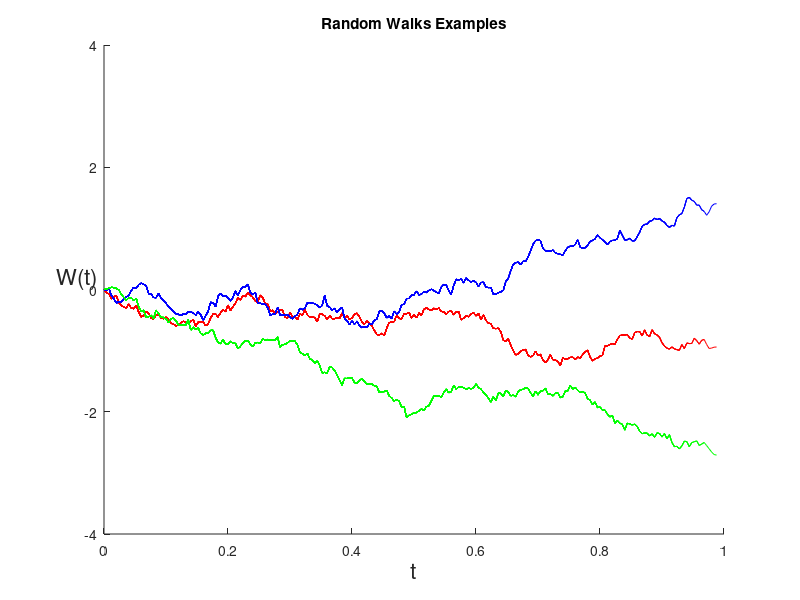

Here is the MATLAB script that generated this plot: (Note: this script raises an error after producing the figure.)
%BPATH Brownian path simulation: 
% Adapted from bpath2.m as given in the paper
%
% Higham., D.,
% An Algorithmic Introduction to Numerical Simulation of Stochastic Differential Equations
% SIAM Review
% Volume 43
% Number 3
% pages 525-546
% 2001
% doi 10.1137/S0036144500378302
% http://dx.doi.org/10.1137/S0036144500378302
%

% Script to generate the path for a Brownian motion and plot it.

%randn('state',100)          % set the state of randn
T=1; N=250; dt=T/N;          % Set up the bounds
skip = 5;                    % Plot every "skip" time steps.
colours = ['r-';'b-';'g-'];   % Define the colours to plot in
timeValues = 0:dt:T;         % Set up the time values

% Set up the plotting window so it looks all nice and proper like.
clf;
axis([0 T -4 4])
xlabel('t','FontSize',16)
ylabel('W(t)','FontSize',16,'Rotation',0)
title('Random Walks Examples')
hold on
clear F;

frameNumber = 1;
for runNumber = 1:size(colours,1),
    
    currentRun = colours(runNumber,:);
    %printf('Printing using colour %s\n',currentRun)
    
    % Generate a sample Brownian motion.
    dW=sqrt(dt)*randn(1,N);     % increments
    W=cumsum(dW);               % cumulative sum

    % Plot it in time.
    for k=2:skip:size(W,2),
        plot(timeValues(1:k+1),[0,W(1:k)],currentRun)   % plot W against t
        drawnow
        F(frameNumber) = getframe(gcf);
        frameNumber = frameNumber + 1;
    end
    
end

%movie(F)

writerObj = VideoWriter('randomWalk.avi','Uncompressed AVI');
%writerObj = VideoWriter('randomWalk.mp4','MPEG-4');
open(writerObj);
writeVideo(writerObj,F)
